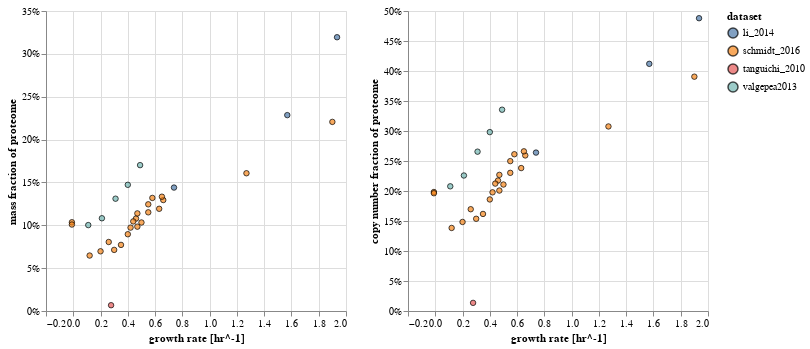

The notebook cell saved with this chart:
### Code cell
base = alt.Chart(ribo_frac, width=300, height=300)

# Define the defaults
defaults = {'stroke':alt.value('black'),
            'strokeWidth':alt.value(1),
            'fill':'dataset', 
            'x' : alt.X('growth_rate_hr', axis=alt.Axis(title='growth rate [hr^-1]')),
            'tooltip':['condition', 'dataset','growth_rate_hr']} 
           
# Encode the points. 
frac_mass = base.mark_point(size=30).encode( 
        y = alt.Y('frac_mass', axis=alt.Axis(format='%', title='mass fraction of proteome')),
        **defaults
).interactive()
frac_size = base.mark_point(size=30).encode(         
        y = alt.Y('frac_size', axis=alt.Axis(format='%', title='copy number fraction of proteome')),
        **defaults
).interactive()

alt.hconcat(frac_mass, frac_size)

### Figure 1 — Vega-Lite specification as saved in the notebook (floating-point values rounded to 4 significant figures)
{"$schema": "https://vega.github.io/schema/vega-lite/v3.4.0.json", "config": {"mark": {"tooltip": null}, "view": {"height": 300, "width": 400}}, "data": {"name": "data-890a95a480c57a27b94cfce08e973395"}, "datasets": {"data-890a95a480c57a27b94cfce08e973395": [{"condition": "42C", "dataset": "schmidt_2016", "frac_mass": 0.1295, "frac_size": 0.2593, "growth_rate_hr": 0.66, "ribo_mass": 1088.0, "ribo_size": 1218081, "tot_count": 3839255, "tot_mass": 8404.0}, {"condition": "M9_minimal_glucose_30C", "dataset": "tanguichi_2010", "frac_mass": 0.006753, "frac_size": 0.01355, "growth_rate_hr": 0.2773, "ribo_mass": 1.253, "ribo_size": 1047.0, "tot_count": 3839255, "tot_mass": 185.6}, {"condition": "MOPS complete", "dataset": "li_2014", "frac_mass": 0.3194, "frac_size": 0.488, "growth_rate_hr": 1.934, "ribo_mass": 6728.0, "ribo_size": 7864108, "tot_count": 3839255, "tot_mass": 21070.0}, {"condition": "MOPS complete without methionine", "dataset": "li_2014", "frac_mass": 0.2285, "frac_size": 0.4119, "growth_rate_hr": 1.569, "ribo_mass": 3201.0, "ribo_size": 3744084, "tot_count": 3839255, "tot_mass": 14010.0}, {"condition": "MOPS minimal", "dataset": "li_2014", "frac_mass": 0.144, "frac_size": 0.264, "growth_rate_hr": 0.7387, "ribo_mass": 1068.0, "ribo_size": 1262218, "tot_count": 3839255, "tot_mass": 7416.0}, {"condition": "acetate", "dataset": "schmidt_2016", "frac_mass": 0.0713, "frac_size": 0.1537, "growth_rate_hr": 0.3, "ribo_mass": 462.2, "ribo_size": 513664, "tot_count": 3839255, "tot_mass": 6483.0}, {"condition": "chemostat_u0.12", "dataset": "schmidt_2016", "frac_mass": 0.0647, "frac_size": 0.1384, "growth_rate_hr": 0.12, "ribo_mass": 346.2, "ribo_size": 373054, "tot_count": 3839255, "tot_mass": 5350.0}, {"condition": "chemostat_u0.2", "dataset": "schmidt_2016", "frac_mass": 0.06965, "frac_size": 0.1484, "growth_rate_hr": 0.2, "ribo_mass": 408.7, "ribo_size": 444572, "tot_count": 3839255, "tot_mass": 5868.0}, {"condition": "chemostat_u0.35", "dataset": "schmidt_2016", "frac_mass": 0.07713, "frac_size": 0.1618, "growth_rate_hr": 0.35, "ribo_mass": 523.4, "ribo_size": 569289, "tot_count": 3839255, "tot_mass": 6786.0}, {"condition": "chemostat_u0.5", "dataset": "schmidt_2016", "frac_mass": 0.1033, "frac_size": 0.2108, "growth_rate_hr": 0.5, "ribo_mass": 787.5, "ribo_size": 854316, "tot_count": 3839255, "tot_mass": 7626.0}, {"condition": "fructose", "dataset": "schmidt_2016", "frac_mass": 0.1333, "frac_size": 0.2661, "growth_rate_hr": 0.65, "ribo_mass": 1117.0, "ribo_size": 1233484, "tot_count": 3839255, "tot_mass": 8374.0}, {"condition": "fumarate", "dataset": "schmidt_2016", "frac_mass": 0.09727, "frac_size": 0.1978, "growth_rate_hr": 0.42, "ribo_mass": 693.6, "ribo_size": 763939, "tot_count": 3839255, "tot_mass": 7131.0}, {"condition": "galactose", "dataset": "schmidt_2016", "frac_mass": 0.0805, "frac_size": 0.1696, "growth_rate_hr": 0.26, "ribo_mass": 498.8, "ribo_size": 560433, "tot_count": 3839255, "tot_mass": 6196.0}, {"condition": "glucosamine", "dataset": "schmidt_2016", "frac_mass": 0.1079, "frac_size": 0.2175, "growth_rate_hr": 0.46, "ribo_mass": 794.9, "ribo_size": 892624, "tot_count": 3839255, "tot_mass": 7370.0}, {"condition": "glucose", "dataset": "schmidt_2016", "frac_mass": 0.1319, "frac_size": 0.2613, "growth_rate_hr": 0.58, "ribo_mass": 1056.0, "ribo_size": 1179087, "tot_count": 3839255, "tot_mass": 8004.0}, {"condition": "glucose_minimal", "dataset": "valgepea2013", "frac_mass": 0.1002, "frac_size": 0.2078, "growth_rate_hr": 0.11, "ribo_mass": 340.3, "ribo_size": 374742, "tot_count": 3839255, "tot_mass": 3395.0}, {"condition": "glucose_minimal", "dataset": "valgepea2013", "frac_mass": 0.1082, "frac_size": 0.2258, "growth_rate_hr": 0.21, "ribo_mass": 446.8, "ribo_size": 491456, "tot_count": 3839255, "tot_mass": 4130.0}, {"condition": "glucose_minimal", "dataset": "valgepea2013", "frac_mass": 0.131, "frac_size": 0.2656, "growth_rate_hr": 0.31, "ribo_mass": 715.1, "ribo_size": 774371, "tot_count": 3839255, "tot_mass": 5458.0}, {"condition": "glucose_minimal", "dataset": "valgepea2013", "frac_mass": 0.1472, "frac_size": 0.2982, "growth_rate_hr": 0.4, "ribo_mass": 918.3, "ribo_size": 1015681, "tot_count": 3839255, "tot_mass": 6238.0}, {"condition": "glucose_minimal", "dataset": "valgepea2013", "frac_mass": 0.1702, "frac_size": 0.3355, "growth_rate_hr": 0.49, "ribo_mass": 1171.0, "ribo_size": 1288012, "tot_count": 3839255, "tot_mass": 6879.0}, {"condition": "glycerol", "dataset": "schmidt_2016", "frac_mass": 0.1139, "frac_size": 0.2269, "growth_rate_hr": 0.47, "ribo_mass": 842.0, "ribo_size": 930691, "tot_count": 3839255, "tot_mass": 7394.0}, {"condition": "glycerol_pAA", "dataset": "schmidt_2016", "frac_mass": 0.1607, "frac_size": 0.3076, "growth_rate_hr": 1.27, "ribo_mass": 1754.0, "ribo_size": 1992224, "tot_count": 3839255, "tot_mass": 10920.0}, {"condition": "lb_miller", "dataset": "schmidt_2016", "frac_mass": 0.2206, "frac_size": 0.3905, "growth_rate_hr": 1.9, "ribo_mass": 2715.0, "ribo_size": 3019610, "tot_count": 3839255, "tot_mass": 12310.0}, {"condition": "mannose", "dataset": "schmidt_2016", "frac_mass": 0.09839, "frac_size": 0.2008, "growth_rate_hr": 0.47, "ribo_mass": 731.5, "ribo_size": 803697, "tot_count": 3839255, "tot_mass": 7434.0}, {"condition": "osmotic_stress_glucose", "dataset": "schmidt_2016", "frac_mass": 0.1151, "frac_size": 0.2303, "growth_rate_hr": 0.55, "ribo_mass": 894.2, "ribo_size": 1057562, "tot_count": 3839255, "tot_mass": 7769.0}, {"condition": "pH6", "dataset": "schmidt_2016", "frac_mass": 0.1192, "frac_size": 0.2382, "growth_rate_hr": 0.63, "ribo_mass": 957.5, "ribo_size": 1112090, "tot_count": 3839255, "tot_mass": 8029.0}, {"condition": "pyruvate", "dataset": "schmidt_2016", "frac_mass": 0.08956, "frac_size": 0.1859, "growth_rate_hr": 0.4, "ribo_mass": 627.1, "ribo_size": 691743, "tot_count": 3839255, "tot_mass": 7002.0}, {"condition": "stationary_1day", "dataset": "schmidt_2016", "frac_mass": 0.1035, "frac_size": 0.1983, "growth_rate_hr": -0.01, "ribo_mass": 451.1, "ribo_size": 522423, "tot_count": 3839255, "tot_mass": 4357.0}, {"condition": "stationary_3day", "dataset": "schmidt_2016", "frac_mass": 0.1009, "frac_size": 0.1963, "growth_rate_hr": -0.01, "ribo_mass": 440.2, "ribo_size": 505190, "tot_count": 3839255, "tot_mass": 4365.0}, {"condition": "succinate", "dataset": "schmidt_2016", "frac_mass": 0.1045, "frac_size": 0.2123, "growth_rate_hr": 0.44, "ribo_mass": 760.7, "ribo_size": 841768, "tot_count": 3839255, "tot_mass": 7278.0}, {"condition": "xylose", "dataset": "schmidt_2016", "frac_mass": 0.1245, "frac_size": 0.2498, "growth_rate_hr": 0.55, "ribo_mass": 979.2, "ribo_size": 1101999, "tot_count": 3839255, "tot_mass": 7868.0}]}, "hconcat": [{"encoding": {"fill": {"field": "dataset", "type": "nominal"}, "stroke": {"value": "black"}, "strokeWidth": {"value": 1}, "tooltip": [{"field": "condition", "type": "nominal"}, {"field": "dataset", "type": "nominal"}, {"field": "growth_rate_hr", "type": "quantitative"}], "x": {"axis": {"title": "growth rate [hr^-1]"}, "field": "growth_rate_hr", "type": "quantitative"}, "y": {"axis": {"format": "%", "title": "mass fraction of proteome"}, "field": "frac_mass", "type": "quantitative"}}, "height": 300, "mark": {"size": 30, "type": "point"}, "selection": {"selector005": {"bind": "scales", "encodings": ["x", "y"], "type": "interval"}}, "width": 300}, {"encoding": {"fill": {"field": "dataset", "type": "nominal"}, "stroke": {"value": "black"}, "strokeWidth": {"value": 1}, "tooltip": [{"field": "condition", "type": "nominal"}, {"field": "dataset", "type": "nominal"}, {"field": "growth_rate_hr", "type": "quantitative"}], "x": {"axis": {"title": "growth rate [hr^-1]"}, "field": "growth_rate_hr", "type": "quantitative"}, "y": {"axis": {"format": "%", "title": "copy number fraction of proteome"}, "field": "frac_size", "type": "quantitative"}}, "height": 300, "mark": {"size": 30, "type": "point"}, "selection": {"selector006": {"bind": "scales", "encodings": ["x", "y"], "type": "interval"}}, "width": 300}]}
